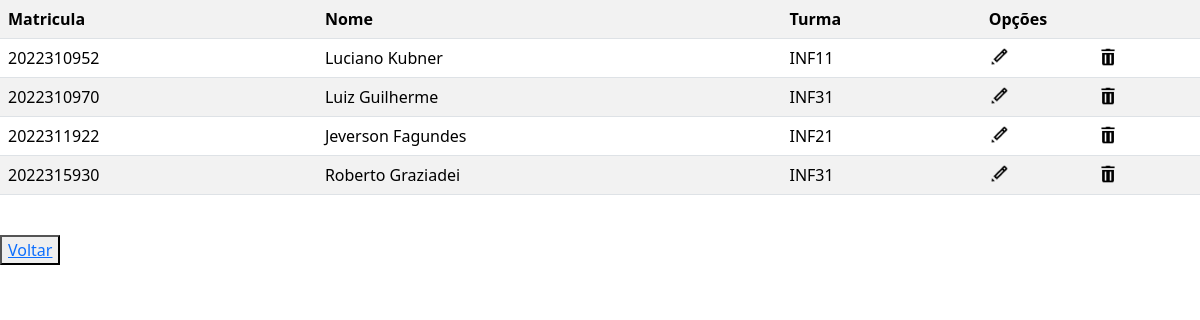
/crud/crud_aluno/listar.php (signed in), run on the app's committed database.
### tables this page shows
CREATE TABLE IF NOT EXISTS `aluno` (
  `matricula` int NOT NULL AUTO_INCREMENT,
  `nome` varchar(255) NOT NULL,
  `turma` int NOT NULL,
  PRIMARY KEY (`matricula`)
);

CREATE TABLE IF NOT EXISTS `turma` (
  `id_turma` int NOT NULL AUTO_INCREMENT,
  `nome_turma` varchar(255) NOT NULL,
  PRIMARY KEY (`id_turma`)
);

### crud/crud_aluno/listar.php (the view, shortened to what this page needs)
<?php
include('../../conecta.php');
echo "<link rel='stylesheet' href='https://cdn.jsdelivr.net/npm/bootstrap@5.3.3/dist/css/bootstrap.min.css'>";
$sql = "SELECT * FROM aluno
    inner join turma on turma = id_turma";
$resultado = mysqli_query($conexao, $sql);
echo '<table class="table table-white table-striped">
<tr>
<th scope="col">Matricula</th>
<th scope="col">Nome</th>
<th scope="col">Turma</th>
<th colspan=3>Opções</th>
</tr>';
while ($dados = mysqli_fetch_assoc($resultado)) {
    echo '<tr>';
    echo '<td>' . $dados['matricula'] . '</td>';
    echo '<td>' . $dados['nome'] . '</td>';
    echo '<td>' . $dados['nome_turma'] . '</td>';
    echo '<td> <a href="formedit.php?matricula=' . $dados['matricula'] . '"> <img src="imagens/editar.png" width="20" height="20"> </a> </td>';
    echo '<td> <a href="excluir?matricula=' . $dados['matricula'] . '"> <img src="imagens/excluir.png" width="20" height="20"> </a> </td>';
    echo '</tr>';
}
echo '</table>' . "<br>";
echo '<button><a href="index.php">Voltar</a></button>';

### data on the page
aluno: matricula "2022310952", nome "Luciano Kubner", turma.nome_turma "INF11"
aluno: matricula "2022310970", nome "Luiz Guilherme", turma.nome_turma "INF31"
aluno: matricula "2022311922", nome "Jeverson Fagundes", turma.nome_turma "INF21"
aluno: matricula "2022315930", nome "Roberto Graziadei", turma.nome_turma "INF31"
